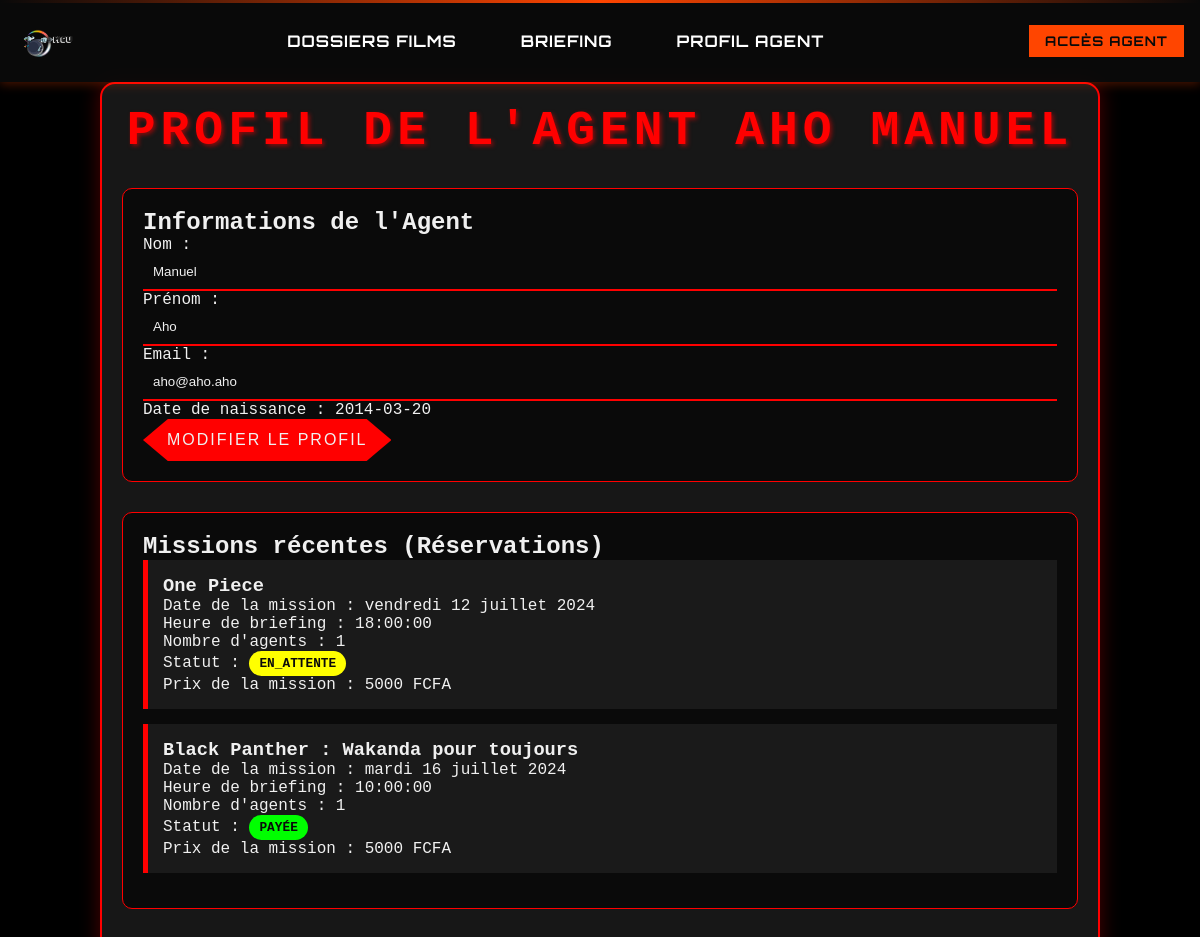
/pages/clients.php (signed in), run on the app's committed database.
### tables this page shows
CREATE TABLE IF NOT EXISTS `clients` (
  `client_id` int(10) UNSIGNED NOT NULL AUTO_INCREMENT,
  `nom` varchar(50) NOT NULL,
  `prenom` varchar(50) NOT NULL,
  `email` varchar(100) NOT NULL,
  `date_naissance` date NOT NULL,
  `mot_de_passe` varchar(255) NOT NULL,
  PRIMARY KEY (`client_id`),
  UNIQUE KEY `email` (`email`)
);

CREATE TABLE IF NOT EXISTS `reservations` (
  `reservation_id` int(10) UNSIGNED NOT NULL AUTO_INCREMENT,
  `client_id` int(10) UNSIGNED NOT NULL,
  `horaire_id` int(11) NOT NULL,
  `date_reservation` datetime NOT NULL,
  `prix_total` int(11) DEFAULT NULL,
  `statut` varchar(25) DEFAULT NULL,
  `nombre_places` int(11) DEFAULT '1',
  PRIMARY KEY (`reservation_id`),
  KEY `client_id` (`client_id`),
  KEY `horaire_id` (`horaire_id`),
  KEY `idx_horaire` (`horaire_id`)
);

CREATE TABLE IF NOT EXISTS `films` (
  `film_id` int(11) NOT NULL AUTO_INCREMENT,
  `titre_film` varchar(255) NOT NULL,
  `duree_minutes` int(11) NOT NULL,
  `image_film` varchar(1000) DEFAULT NULL,
  `evaluation` decimal(3,1) DEFAULT NULL,
  `description` text,
  `date_sortie` date NOT NULL,
  `bande_annonce` varchar(2000) DEFAULT NULL,
  `affiche` varchar(1000) DEFAULT NULL,
  `genre` varchar(100) DEFAULT NULL,
  `directeur` varchar(100) DEFAULT NULL,
  `est_nouveau` tinyint(1) DEFAULT '0',
  `public_cible` varchar(100) DEFAULT NULL,
  `synopsis` text,
  PRIMARY KEY (`film_id`),
  KEY `idx_date_sortie` (`date_sortie`)
);

CREATE TABLE IF NOT EXISTS `horaires` (
  `horaire_id` int(11) NOT NULL AUTO_INCREMENT,
  `film_id` int(11) NOT NULL,
  `salle_id` int(10) UNSIGNED NOT NULL,
  `date_projection` date NOT NULL,
  `heure_projection` time NOT NULL,
  `jour_semaine` enum('Lundi','Mardi','Mercredi','Jeudi','Vendredi','Samedi','Dimanche') NOT NULL,
  PRIMARY KEY (`horaire_id`),
  KEY `film_id` (`film_id`),
  KEY `salle_id` (`salle_id`)
);

### includes/fonctions.php (called while the page is built, shortened)
<?php
function dateToFrench($date, $format)
{
    $english_days = array('Monday', 'Tuesday', 'Wednesday', 'Thursday', 'Friday', 'Saturday', 'Sunday');
    $french_days = array('lundi', 'mardi', 'mercredi', 'jeudi', 'vendredi', 'samedi', 'dimanche');
    $english_months = array('January', 'February', 'March', 'April', 'May', 'June', 'July', 'August', 'September', 'October', 'November', 'December');
    $french_months = array('janvier', 'février', 'mars', 'avril', 'mai', 'juin', 'juillet', 'août', 'septembre', 'octobre', 'novembre', 'décembre');
    return str_replace($english_months, $french_months, str_replace($english_days, $french_days, date($format, strtotime($date))));
}

### pages/clients.php (the view, shortened to what this page needs)
<?php
require_once __DIR__ . '/../includes/fonctions.php';
$client_id = $_SESSION['client_id'];
$query = "SELECT * FROM clients WHERE client_id = ?";
$stmt = $connexion->prepare($query);
$stmt->bind_param("i", $client_id);
$stmt->execute();
$result = $stmt->get_result();
$client = $result->fetch_assoc();
$query = "SELECT r.*, f.titre_film, h.date_projection, h.heure_projection
          FROM reservations r
          JOIN horaires h ON r.horaire_id = h.horaire_id
          JOIN films f ON h.film_id = f.film_id
          WHERE r.client_id = ?
          ORDER BY r.date_reservation DESC";
$stmt = $connexion->prepare($query);
$stmt->bind_param("i", $client_id);
$stmt->execute();
$reservations = $stmt->get_result()->fetch_all(MYSQLI_ASSOC);
include 'header.php';
?>
<!DOCTYPE html>
<html lang="fr">
<head>
    <link rel="stylesheet" href="../assets/css/clients.css">
    <link rel="stylesheet" href="https://cdnjs.cloudflare.com/ajax/libs/font-awesome/5.15.3/css/all.min.css">
</head>
<body>
<main class="conteneur-principal">
    <h1 class="titre-page">Profil de l'Agent <?php echo htmlspecialchars($client['prenom'] . ' ' . $client['nom']); ?></h1>
    <section class="section-profil">
        <h2>Informations de l'Agent</h2>
        <form action="" method="post" class="formulaire-modification">
            <div class="champ-formulaire">
                <label for="nouveau_nom">Nom :</label>
                <input type="text" id="nouveau_nom" name="nouveau_nom" value="<?php echo htmlspecialchars($client['nom']); ?>" required>
            </div>
            <div class="champ-formulaire">
                <label for="nouveau_prenom">Prénom :</label>
                <input type="text" id="nouveau_prenom" name="nouveau_prenom" value="<?php echo htmlspecialchars($client['prenom']); ?>" required>
            </div>
            <div class="champ-formulaire">
                <label for="nouvelle_email">Email :</label>
                <input type="email" id="nouvelle_email" name="nouvelle_email" value="<?php echo htmlspecialchars($client['email']); ?>" required>
            </div>
            <div class="champ-formulaire">
                <label>Date de naissance :</label>
                <span><?php echo htmlspecialchars($client['date_naissance']); ?></span>
            </div>
            <button type="submit" class="btn-modification">Modifier le profil</button>
        </form>
    </section>
    <section class="section-reservations">
        <h2>Missions récentes (Réservations)</h2>
        <?php if (empty($reservations)): ?>
            <p>Aucune mission en cours, Agent. Restez en alerte pour de nouvelles opportunités.</p>
        <?php else: ?>
            <ul class="liste-reservations">
                <?php foreach ($reservations as $reservation): ?>
                    <li class="reservation-item">
                        <h3><?php echo htmlspecialchars($reservation['titre_film']); ?></h3>
                        <p>Date de la mission : <?php echo dateToFrench($reservation['date_projection'], 'l j F Y'); ?></p>
                        <p>Heure de briefing : <?php echo htmlspecialchars($reservation['heure_projection']); ?></p>
                        <p>Nombre d'agents : <?php echo htmlspecialchars($reservation['nombre_places']); ?></p>
                        <p>Statut : <span class="statut-<?php echo strtolower($reservation['statut']); ?>"><?php echo htmlspecialchars($reservation['statut']); ?></span></p>
                        <p>Prix de la mission : <?php echo htmlspecialchars($reservation['prix_total']); ?> FCFA</p>
                    </li>
                <?php endforeach; ?>
            </ul>
        <?php endif; ?>
    </section>
</main>
</body>
</html>

### assets/css/head_foot.css (style rules this page uses)
:root { --primary-color: #0a0a0a; --secondary-color: #ff4500; --tertiary-color: #ffffff; --text-color: #ffffff; --neon-blue: #00f3ff; --neon-pink: #ff00ff; --hologram-bg: rgba(0, 243, 255, 0.1); }
* { margin: 0; padding: 0; box-sizing: border-box; }
body { font-family: 'Roboto', sans-serif; background-color: var(--primary-color); color: var(--text-color); }

### assets/css/clients.css (style rules this page uses)
:root { --couleur-primaire: #1a1a1a; --couleur-secondaire: #0a0a0a; --couleur-accent: #ff0000; --couleur-texte: #f0f0f0; --couleur-fond: #000000; }
body { background-color: var(--couleur-fond); color: var(--couleur-texte); font-family: 'Courier New', monospace; margin: 0; padding: 0; background-repeat: repeat; background-size: 50px 50px; background-blend-mode: soft-light; }
.conteneur-principal { max-width: 1000px; margin: 0 auto; padding: 20px; background-color: rgba(26, 26, 26, 0.9); border: 2px solid var(--couleur-accent); border-radius: 15px; box-shadow: 0 0 20px rgba(255, 0, 0, 0.3); }
.titre-page { font-size: 3rem; text-align: center; color: var(--couleur-accent); text-transform: uppercase; letter-spacing: 5px; margin-bottom: 30px; text-shadow: 2px 2px 4px rgba(255, 0, 0, 0.5); }
.section-profil, .section-reservations { background-color: var(--couleur-secondaire); border: 1px solid var(--couleur-accent); border-radius: 10px; padding: 20px; margin-bottom: 30px; position: relative; overflow: hidden; }
.section-profil::before, .section-reservations::before { content: ''; position: absolute; top: -50%; left: -50%; width: 200%; height: 200%; background: conic-gradient(from 0deg at 50% 50%, transparent 0deg, var(--couleur-accent) 60deg, transparent 120deg); animation: rotation 10s linear infinite; opacity: 0.1; z-index: -1; }
.champ-formulaire input { background-color: var(--couleur-secondaire); border: none; border-bottom: 2px solid var(--couleur-accent); color: var(--couleur-texte); padding: 10px; width: 100%; transition: all 0.3s ease; }
.btn-modification { background-color: var(--couleur-accent); color: var(--couleur-texte); border: none; padding: 12px 24px; font-size: 1rem; text-transform: uppercase; letter-spacing: 2px; cursor: pointer; transition: all 0.3s ease; clip-path: polygon(10% 0%, 90% 0%, 100% 50%, 90% 100%, 10% 100%, 0% 50%); }
.liste-reservations { list-style-type: none; padding: 0; }
.reservation-item { background-color: var(--couleur-primaire); border-left: 5px solid var(--couleur-accent); padding: 15px; margin-bottom: 15px; transition: all 0.3s ease; }
.statut-payée, .statut-en_attente { display: inline-block; padding: 5px 10px; border-radius: 20px; font-weight: bold; text-transform: uppercase; font-size: 0.8rem; }
.statut-payée { background-color: #00ff00; color: var(--couleur-secondaire); }
.statut-en_attente { background-color: #ffff00; color: var(--couleur-secondaire); }

### data on the page
clients: prenom+nom "AHO MANUEL", nouveau_nom "Manuel", nouveau_prenom "Aho", nouvelle_email "aho@aho.aho", date_naissance "2014-03-20"
reservations: films.titre_film "One Piece", horaire.date_projection "vendredi 12 juillet 2024", horaire.heure_projection "18:00:00", nombre_places "1", statut "EN_ATTENTE", prix_total "5000"
reservations: films.titre_film "Black Panther : Wakanda pour toujours", horaire.date_projection "mardi 16 juillet 2024", horaire.heure_projection "10:00:00", nombre_places "1", statut "PAYÉE", prix_total "5000"
